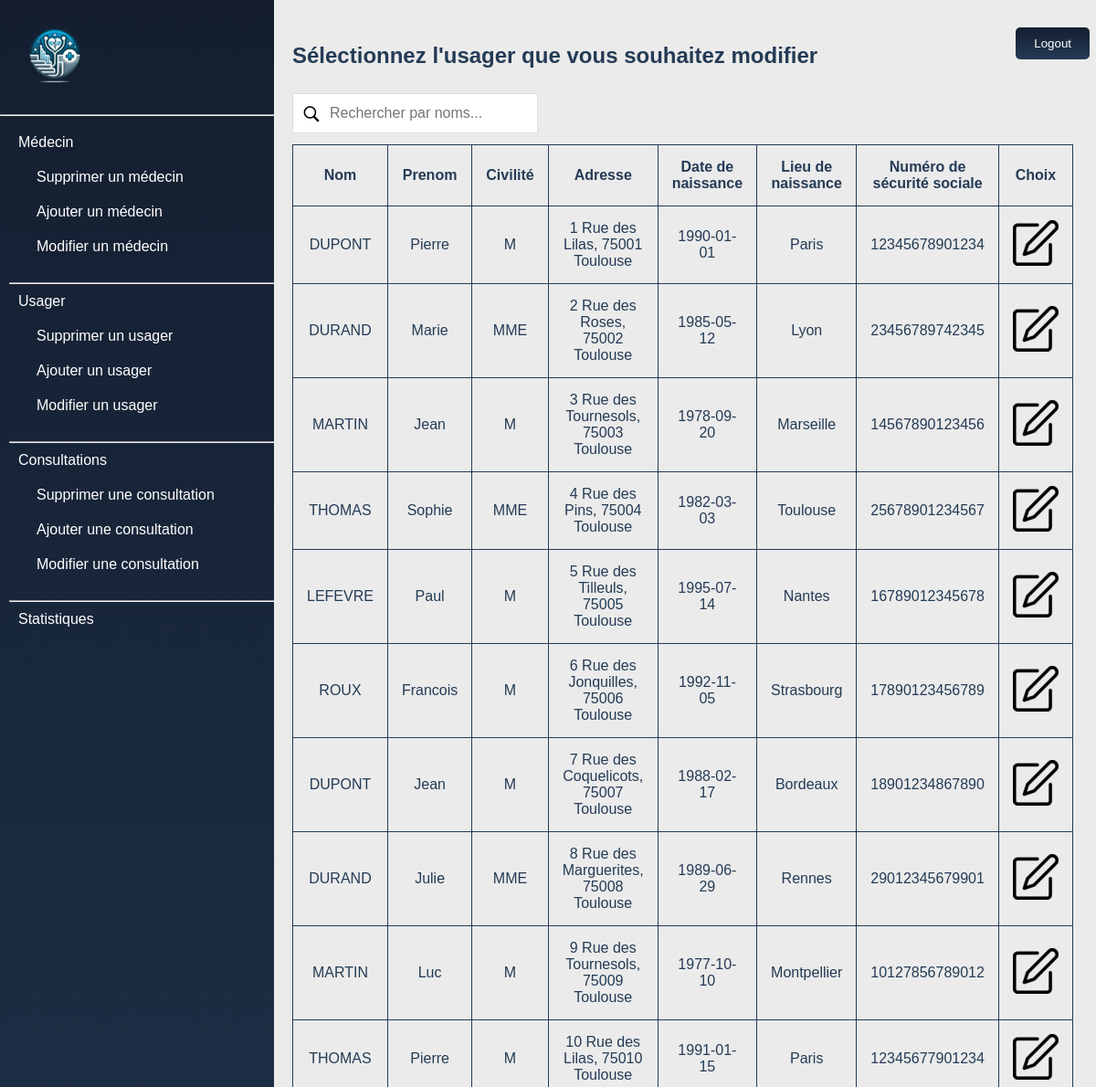
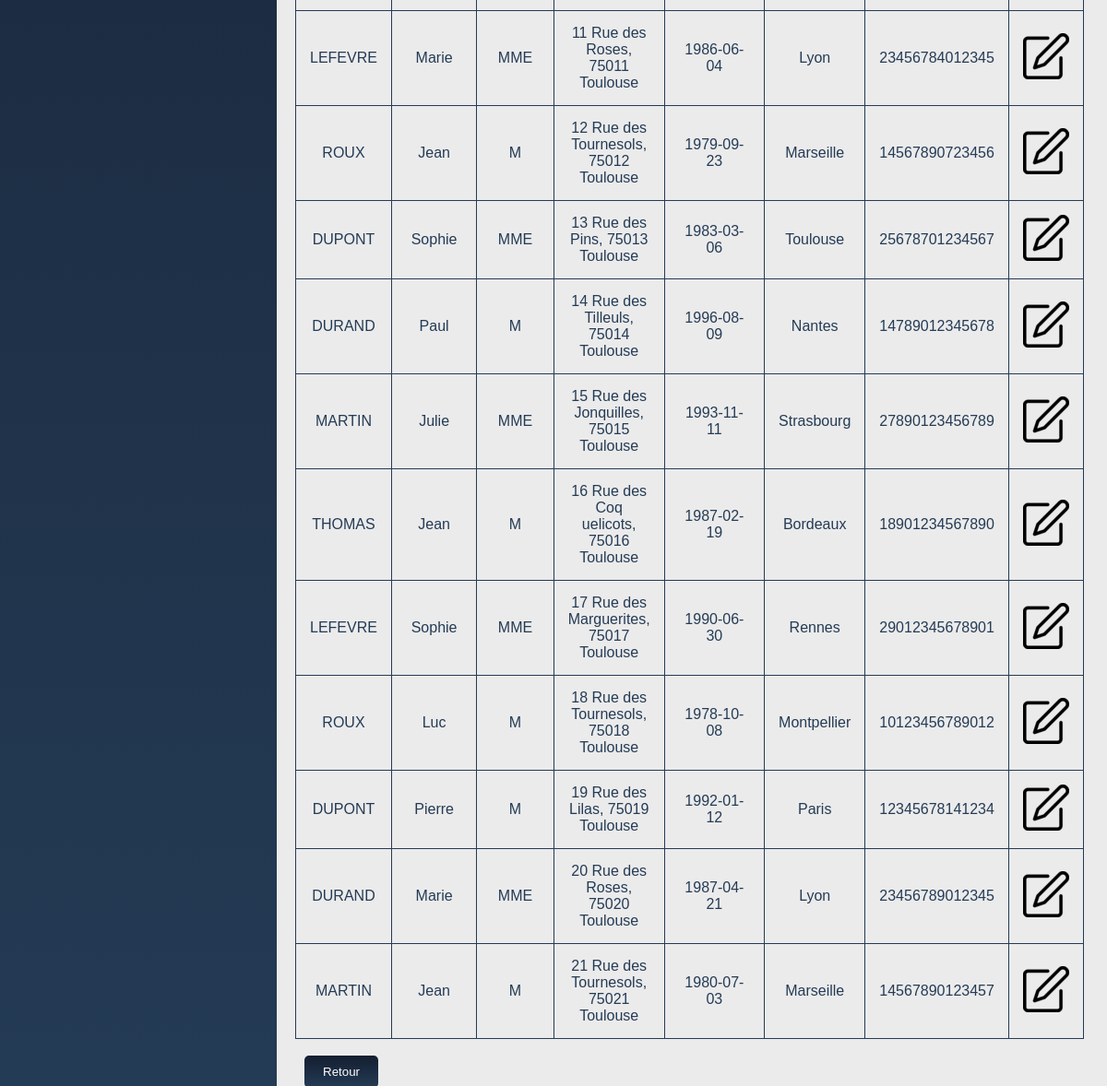
Before: /PHP/usager/modifier.php (signed in) with the older database file (2 pictures, top to bottom).
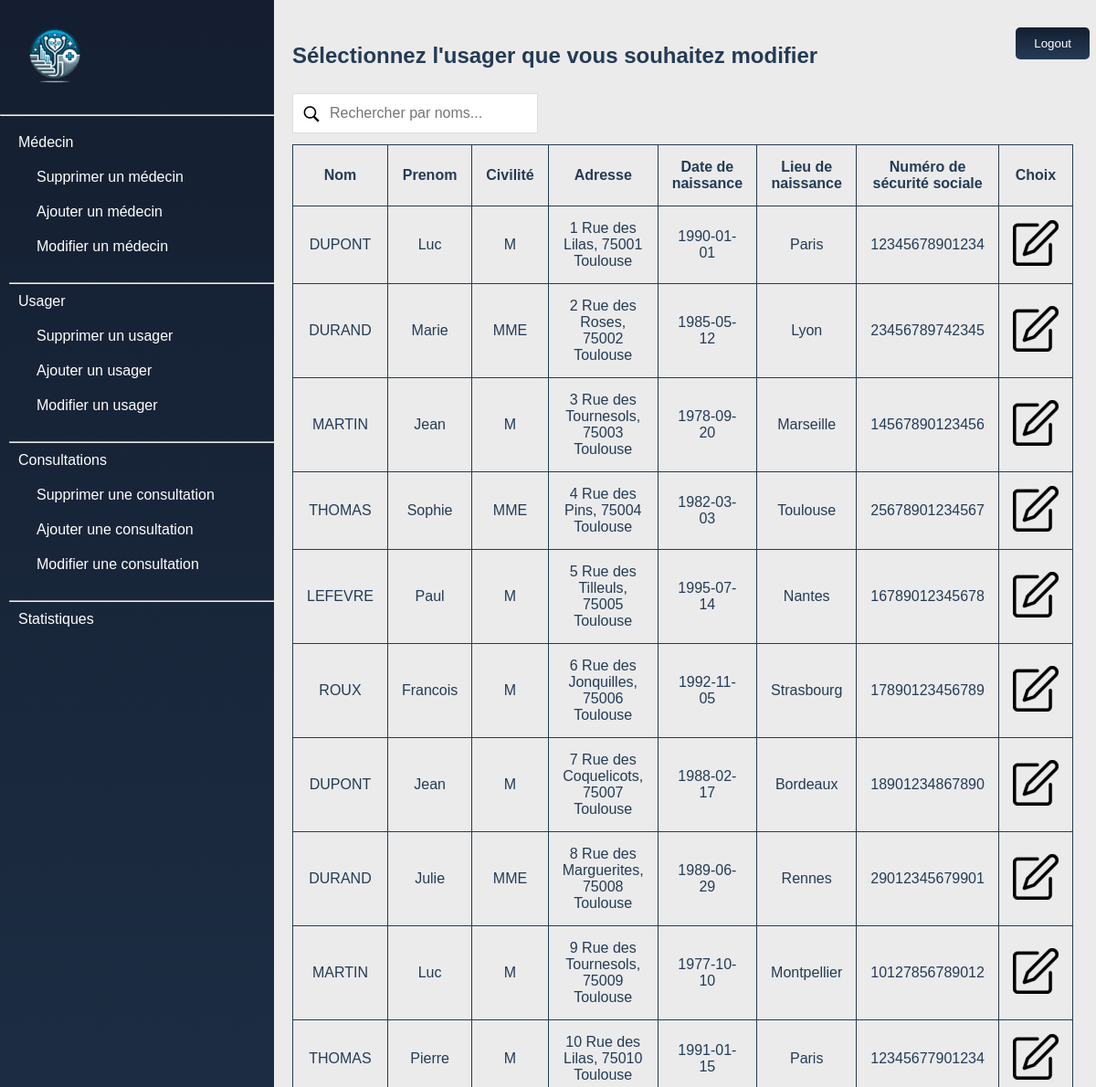
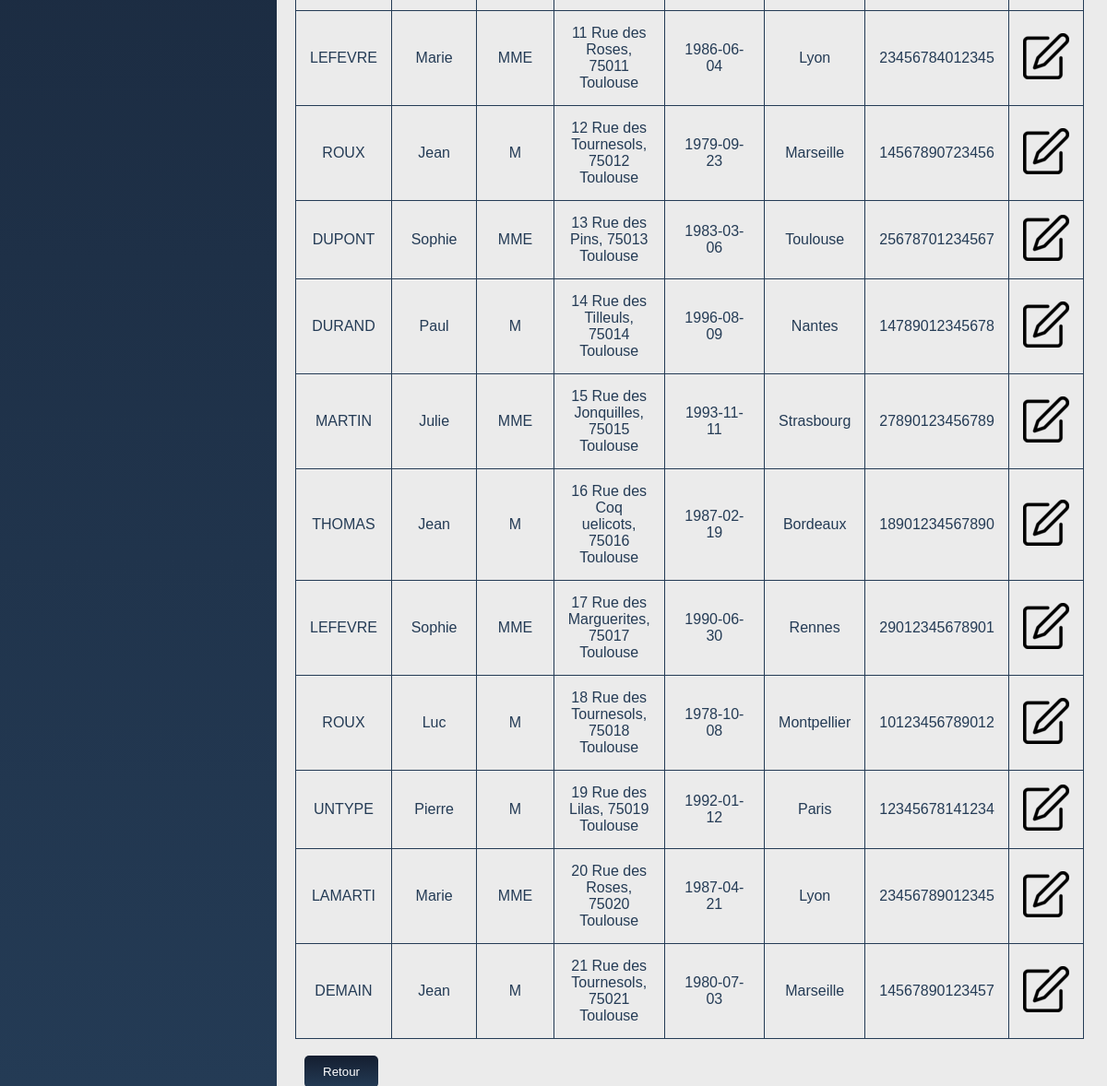
After: the same page with the newer database file (2 pictures, top to bottom).
### tables this page shows
CREATE TABLE usager (
    ID INT PRIMARY KEY AUTO_INCREMENT,
    Nom VARCHAR(255) NOT NULL,
    Prenom VARCHAR(255) NOT NULL,
    Civilite VARCHAR(10) NOT NULL,
    Adresse VARCHAR(255) NOT NULL,
    DateNaissance DATE NOT NULL,
    LieuNaissance VARCHAR(255) NOT NULL,
    NumeroSecuriteSociale VARCHAR(15) NOT NULL UNIQUE,
    MedID int not null,
    FOREIGN KEY (MedID) REFERENCES medecin(ID)
);

### BDD/BDD.php (called while the page is built)
<?php
    class BDD {
        private static $_instance = null;
        private $linkpdo;
        private function __construct(){
            $this->linkpdo = new PDO(
                "mysql:host=db_project;dbname=php_project;charset=utf8",
                "test","test"
            );
        }
        public static function getInstanceBDD() {
            if(is_null(self::$_instance)) {
              self::$_instance = new BDD();
            }
            return self::$_instance;
        }
        public function getBDD(){
            return $this->linkpdo;
        }
    }
?>

### BDD/BDDusager.php (called while the page is built, shortened)
<?php
include_once('BDD.php');
class BDDusager
{
    private $BDD;
    public function __construct()
    {
        $this->BDD = BDD::getInstanceBDD();
    }
    public function select()
    {
        $sql = "SELECT ID,Nom,Prenom,Civilite,Adresse,DateNaissance,LieuNaissance,NumeroSecuriteSociale,MedID FROM usager";
        $result = $this->BDD->getBDD()->query($sql);
        return $result;
    }
}
?>

### PHP/usager/modifier.php (the view, shortened to what this page needs)
<!DOCTYPE HTML>
<html>
<head>
    <link rel="stylesheet" href="../../CSS/style.css">
</head>
<header>
    <?php include "../../HTML/header.php"; ?>
</header>
<body>
    <div class="content-wrapper">
            <div class="scrollable-div">
                <form action="../logout.php" method="post" >
                    <input onclick='return confirm("Voulez-vous vraiment vous déconnecter ?")' id="logout" type="submit" value="Logout">
                </form>
                <h2 class="h2page">Sélectionnez l'usager que vous souhaitez modifier</h2>
                <input type="text" id="myInput" onkeyup="recherche()" placeholder="Rechercher par noms...">
                <table id="myTable">
                <tr>
                    <th>Nom</th>
                    <th>Prenom</th>
                    <th>Civilité</th>
                    <th>Adresse</th>
                    <th>Date de naissance</th>
                    <th>Lieu de naissance</th>
                    <th>Numéro de sécurité sociale</th>
                    <th>Choix</th>
                </tr>
                <?php
                require("../../BDD/BDDusager.php");
                $BDD = new BDDusager();
                $records = $BDD->select();
                while ($row = $records->fetch()) {
                    $recordID = $row["ID"]; ?>
                    <tr>
                    <td>
                        <?php echo $row["Nom"]; ?>
                    </td>
                    <td>
                        <?php echo $row["Prenom"]; ?>
                    </td>
                    <td>
                        <?php echo $row["Civilite"]; ?>
                    </td>
                    <td>
                        <?php echo $row["Adresse"]; ?>
                    </td>
                    <td>
                        <?php echo $row["DateNaissance"]; ?>
                    </td>
                    <td>
                        <?php echo $row["LieuNaissance"]; ?>
                    </td>
                    <td>
                        <?php echo $row["NumeroSecuriteSociale"]; ?>
                    </td>
                    <td>
                        <a href='modification.php?recordID=<?php echo $recordID ?>' class="delete-icon">
                            <img src="../../IMAGES/update-icon-50.png"></a>
                        </td>
                    </tr>
                    <?php } ?>
                </table>
                    <button class="retour" onclick="location.href='../../choix.php'">Retour</button>
            </div>
    </div>
</body>
</html>

### HTML/header.php (shortened to what this page needs)
<!DOCTYPE html>
<html lang="fr">
<head>
</head>
<body>
    <nav class="vertical-menu-wrapper">
        <div class="vertical-menu-logo">
            <div><a href="/choix.php"><img src="/IMAGES/logo_cabinet_100.png"></a></div>
        </div><hr/>
        <ul class="<vertical-menu">
            <li>Médecin
                <ul>
                    <li><a href="/php/medecin/supprimer.php">Supprimer un médecin</a></li>
                    <li><a href="/php/medecin/ajouter.php">Ajouter un médecin</a></li>
                    <li><a href="/php/medecin/modifier.php">Modifier un médecin</a></li>
                </ul>
            </li><hr/>
            <li>Usager
                <ul>
                    <li><a href="/php/usager/supprimer.php">Supprimer un usager</a></li>
                    <li><a href="/php/usager/ajouter.php">Ajouter un usager</a></li>
                    <li><a href="/php/usager/modifier.php">Modifier un usager</a></li>
                </ul>
            </li><hr/>
            <li>Consultations
                <ul>
                    <li><a href="/php/rdv/supprimer.php">Supprimer une consultation</a></li>
                    <li><a href="/php/rdv/ajouter.php">Ajouter une consultation</a></li>
                    <li><a href="/php/rdv/modifier.php">Modifier une consultation</a></li>
                </ul>
            </li><hr/>
            <li><a href="/php/stats.php">Statistiques</a></li>
        </ul>
    </nav>
</body>
</html>

### CSS/style.css (style rules this page uses)
* { margin: 0px; padding: 0px; font-family: Avenir, sans-serif; }
html { height: 100%; overflow-y: auto; }
body { height: auto; position: absolute; margin: 0px; padding: 0px; font-family: sans-serif; }
.h2page { color: #243b55; margin-top: 3%; margin-bottom: 3%; }
.scrollable-div { height: 100%; overflow: auto; }
table { border-collapse: collapse; width: 90%; color: #243b55; border-color: #243b55; }
table, th, td { border: 1px solid #243b55; }
th, td { padding: 15px; text-align: center; }
#myInput { background-image: url('../IMAGES/icons8-search-20.png'); background-position: 10px 12px; background-repeat: no-repeat; width: auto; font-size: 16px; padding: 12px 20px 12px 40px; border: 1px solid #ddd; margin-bottom: 12px; }
nav { position: fixed; width: 30%; bottom: 0; top: 0; display: block; height: 100%; color: #fff; background: linear-gradient(#141e30, #243b55); }
nav ul { width: 90%; padding-inline-start: 0; margin: 10px; height: calc(100% - 20px); }
nav .vertical-menu-logo { padding: 10px; font-size: 1.3em; position: relative }
nav li { list-style: none; padding: 10px 10px; cursor: pointer; }
.content-wrapper { width: calc(100% - 300px); height: 100%; position: fixed; background: #fff; left: 300px; padding: 20px; }
.content-wrapper { transition: all 300ms; }
.vertical-menu-wrapper .vertical-menu-logo div { transition: all 100ms; }
.vertical-menu-wrapper ul, .vertical-menu-wrapper hr { transition: all 100ms; }
.content-wrapper { background: #ebebeb; }
li a { text-decoration: none; color: #fff; }
#logout { background: linear-gradient(#141e30, #243b55); color: white; padding: 10px 20px; margin: 10px; border: none; border-radius: 5px; cursor: pointer; transition: background-color 0.3s ease; float: right; margin-right: 3%; }
.retour { background: linear-gradient(#141e30, #243b55); color: white; padding: 10px 20px; margin: 10px; border: none; border-radius: 5px; cursor: pointer; transition: background-color 0.3s ease; float: left; margin-top: 2%; margin-bottom: 2%; }

Changed rows visible on the page:
changed usager "1 Rue des Lilas, 75001 Toulouse": Prenom "Pierre" → "Luc"
changed usager "19 Rue des Lilas, 75019 Toulouse": Nom "DUPONT" → "UNTYPE"
changed usager "20 Rue des Roses, 75020 Toulouse": Nom "DURAND" → "LAMARTI"
changed usager "21 Rue des Tournesols, 75021 Toulouse": Nom "MARTIN" → "DEMAIN"
